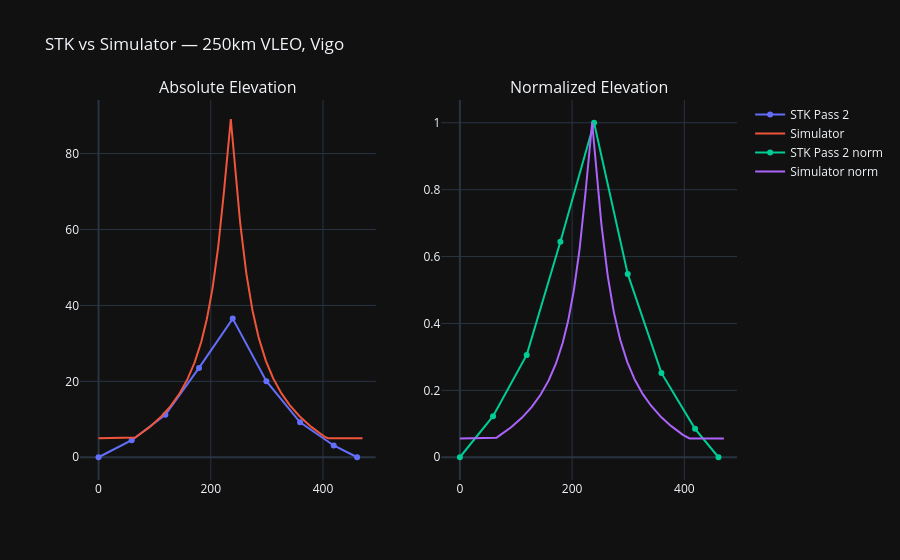

Notebook cell for this chart:
### Markdown cell above
## 6. STK vs Simulator — Elevation Comparison

Two-panel comparison of elevation profiles:

- **Absolute elevation**: STK max 36.9° vs simulator 90° — different geometry, not an error
- **Normalized elevation**: both curves peak at 1.0 — shape is consistent, confirming
  the simulator correctly models the geometry for its assumed pass type

The difference is explained by the pass geometry: the simulator assumes a zenith pass
(satellite passes directly overhead) while STK Pass 2 is a rasante pass
(satellite passes at low elevation on the horizon).

### Code cell
fig = make_subplots(rows=1, cols=2,
                    subplot_titles=('Absolute Elevation', 'Normalized Elevation'))

# Left plot  — absolut values
fig.add_trace(go.Scatter(x=t_stk, y=el_stk, name='STK Pass 2'), row=1, col=1)
fig.add_trace(go.Scatter(x=t_sim_shifted, y=el_sim, name='Simulator'), row=1, col=1)

# Right plot  — normalized
fig.add_trace(go.Scatter(x=t_stk, y=el_stk/el_stk.max(), name='STK Pass 2 norm'), row=1, col=2)
fig.add_trace(go.Scatter(x=t_sim_shifted, y=el_sim/el_sim.max(), name='Simulator norm'), row=1, col=2)

fig.update_layout(title='STK vs Simulator — 250km VLEO, Northwest Spain Ground Station')
fig.show()

### Figure 1 — Plotly figure (JSON) as saved in the notebook; plotly's stock layout.template omitted (floating-point values rounded to 4 significant figures; data arrays with more than 128 entries replaced by an {"elided": "..."} marker saying what was removed)
{"data": [{"name": "STK Pass 2", "x": [0.0, 59.11, 119.1, 179.1, 239.1, 299.1, 359.1, 419.1, 460.8], "y": [0.0, 4.48, 11.18, 23.54, 36.53, 20.02, 9.209, 3.099, 0.0], "type": "scatter", "xaxis": "x", "yaxis": "y"}, {"name": "Simulator", "x": {"elided": "470 float values"}, "y": {"elided": "470 float values"}, "type": "scatter", "xaxis": "x", "yaxis": "y"}, {"name": "STK Pass 2 norm", "x": [0.0, 59.11, 119.1, 179.1, 239.1, 299.1, 359.1, 419.1, 460.8], "y": [0.0, 0.1226, 0.306, 0.6444, 1.0, 0.5481, 0.2521, 0.08483, 0.0], "type": "scatter", "xaxis": "x2", "yaxis": "y2"}, {"name": "Simulator norm", "x": {"elided": "470 float values"}, "y": {"elided": "470 float values"}, "type": "scatter", "xaxis": "x2", "yaxis": "y2"}], "layout": {"xaxis": {"anchor": "y", "domain": [0.0, 0.45]}, "yaxis": {"anchor": "x", "domain": [0.0, 1.0]}, "xaxis2": {"anchor": "y2", "domain": [0.55, 1.0]}, "yaxis2": {"anchor": "x2", "domain": [0.0, 1.0]}, "annotations": [{"font": {"size": 16}, "showarrow": false, "text": "Absolute Elevation", "x": 0.225, "xanchor": "center", "xref": "paper", "y": 1.0, "yanchor": "bottom", "yref": "paper"}, {"font": {"size": 16}, "showarrow": false, "text": "Normalized Elevation", "x": 0.775, "xanchor": "center", "xref": "paper", "y": 1.0, "yanchor": "bottom", "yref": "paper"}], "title": {"text": "STK vs Simulator — 250km VLEO, Vigo"}}}
